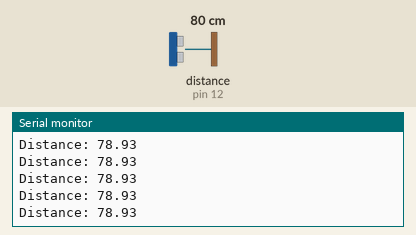
Bench run of a sketch on a simulated Arduino Uno, built with avr-gcc and run on an emulated ATmega328P. Parts: the last lines printed to the serial monitor. Wiring (inferred from the names in the program): ultrasonic range finder: trigger pin 11; echo pin 12. The inputs (shaded band) are chosen by the test bench; at power-on: distance to the obstacle (sensor on pin 12) 80 cm. The echo pulse lasts 58.3 µs per cm.

Above: at 1.2 s.
1.3 s: distance to the obstacle (sensor on pin 12) set to 120 cm
At 2.1 s:
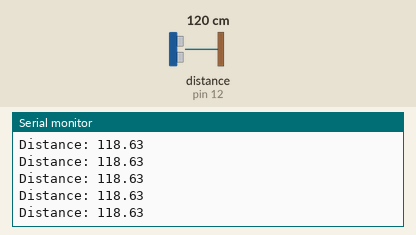
4.3 s: distance to the obstacle (sensor on pin 12) set to 250 cm
At 4.8 s:
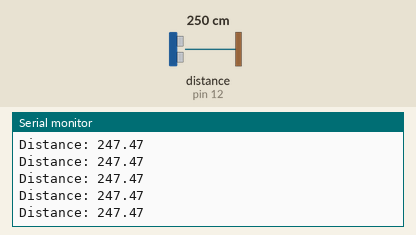
7.3 s: distance to the obstacle (sensor on pin 12) set to 2 cm
At 7.8 s:
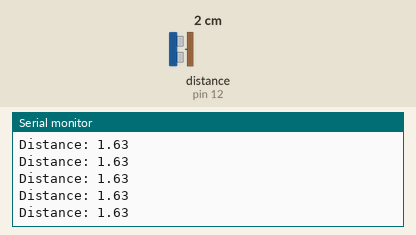
10.3 s: distance to the obstacle (sensor on pin 12) set to 18 cm
At 11.3 s:
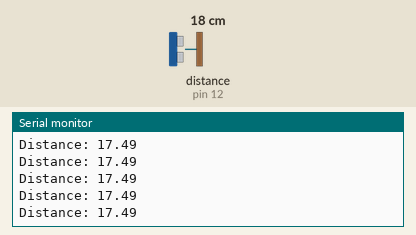
Timing chart, 0 to 13.3 s (numbered marks = the images above; inputs shaded):
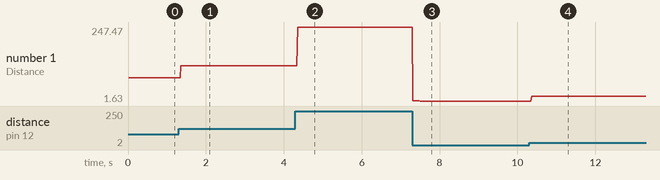

The sketch:

sonar_simulator1.ino
```cpp
/*
	Programmer....:Rúben Esperto
    Date..........:8/1/2025
*/

const int BAUD_RATE = 9600;

const byte TRIGGER_PIN = 11;
const byte ECHO_PIN = 12;

const int MEASUREMENT_CYCLE = 60000;
const int PULSE_TRIGGER_TIME= 10;

float highLevelTime;
float distance;

void setup(){
  Serial.begin(BAUD_RATE);

  pinMode(TRIGGER_PIN, OUTPUT);
  pinMode(ECHO_PIN, INPUT);
}

void loop(){
  digitalWrite(TRIGGER_PIN, LOW);
  delayMicroseconds(MEASUREMENT_CYCLE);
  digitalWrite(TRIGGER_PIN, HIGH);
  delayMicroseconds(PULSE_TRIGGER_TIME);
  digitalWrite(TRIGGER_PIN, LOW);

  highLevelTime = pulseIn (ECHO_PIN, HIGH);

  distance = ((highLevelTime * 0.0340) /2);
  Serial.println("Distance: " + String(distance));
}
```

Measured:
- after the input at 1.3 s, the serial monitor: prints a new line after 0.06 s (image 1)
- after the input at 4.3 s, the serial monitor: prints a new line after 0.06 s (image 2)
- after the input at 7.3 s, the serial monitor: prints a new line at once (image 3)
- after the input at 10.3 s, the serial monitor: prints a new line after 0.06 s (image 4)
- plotted number 1: 78.93 → 118.63 after the input at 1.3 s, 118.63 → 247.47 after the input at 4.3 s, 247.47 → 1.63 after the input at 7.3 s, 1.63 → 17.4 after the input at 10.3 s
